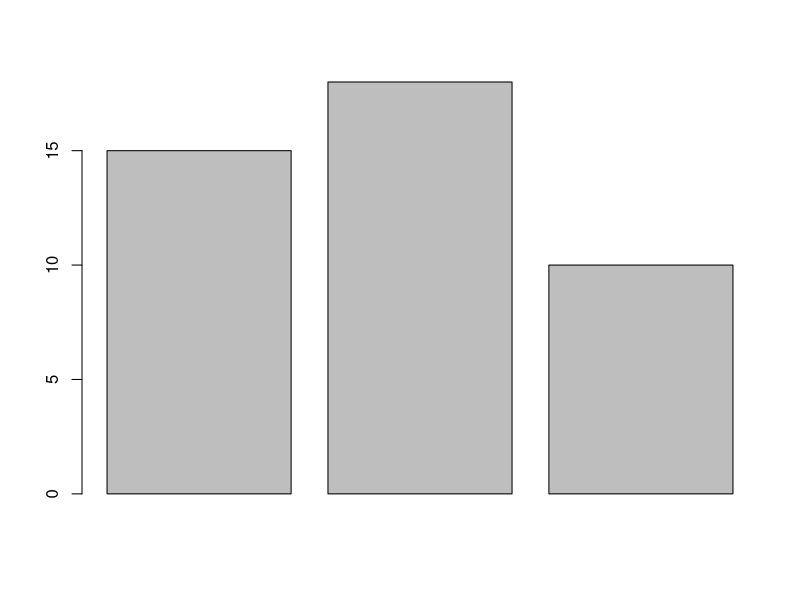

Generate this figure with R:
nombres<-c('A','B','C')
edades<-c(15,18,10)
ds=data.frame(Nombre=nombres, Edades=edades)
esmayor=ifelse(ds$Edades>=18,"si","no")
ds$Esmayor = esmayor
print(ds)
barplot(ds$Edades)
